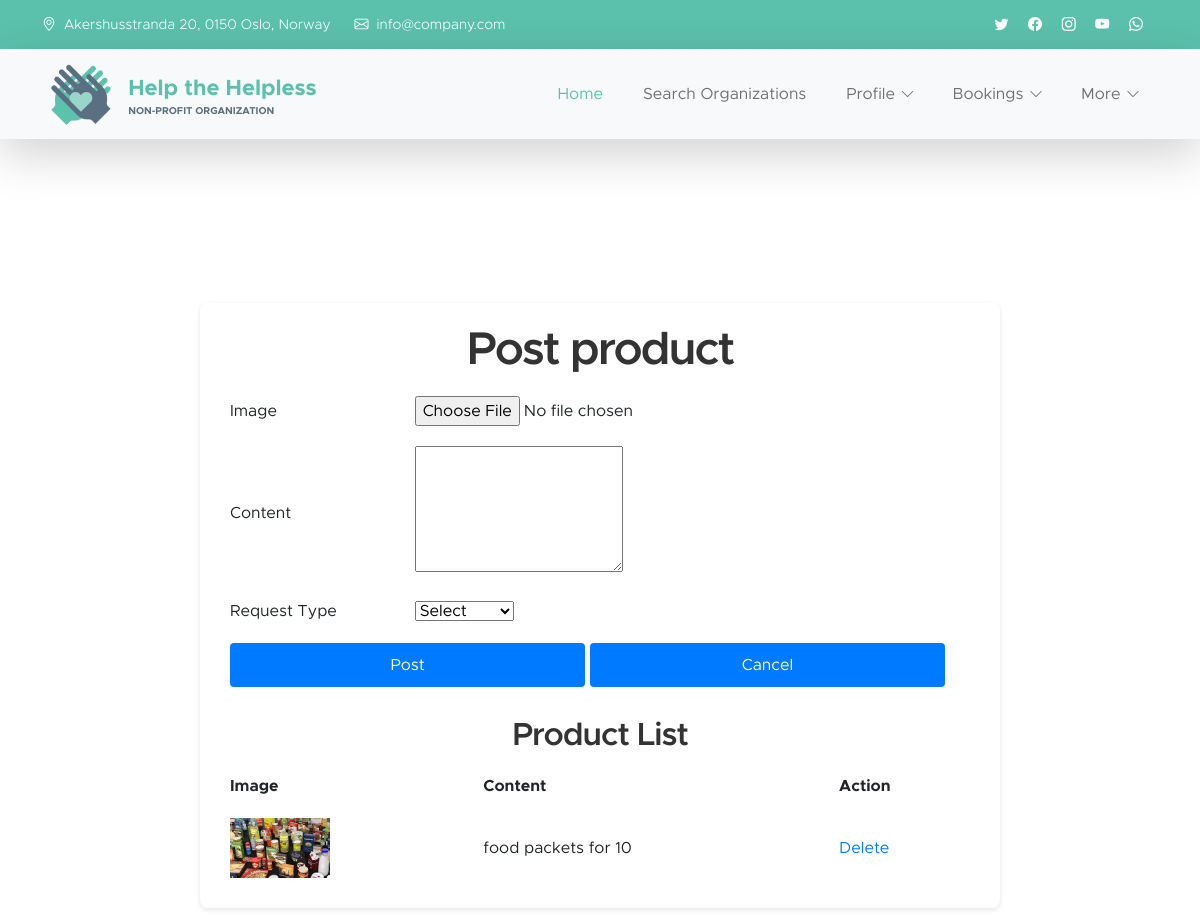
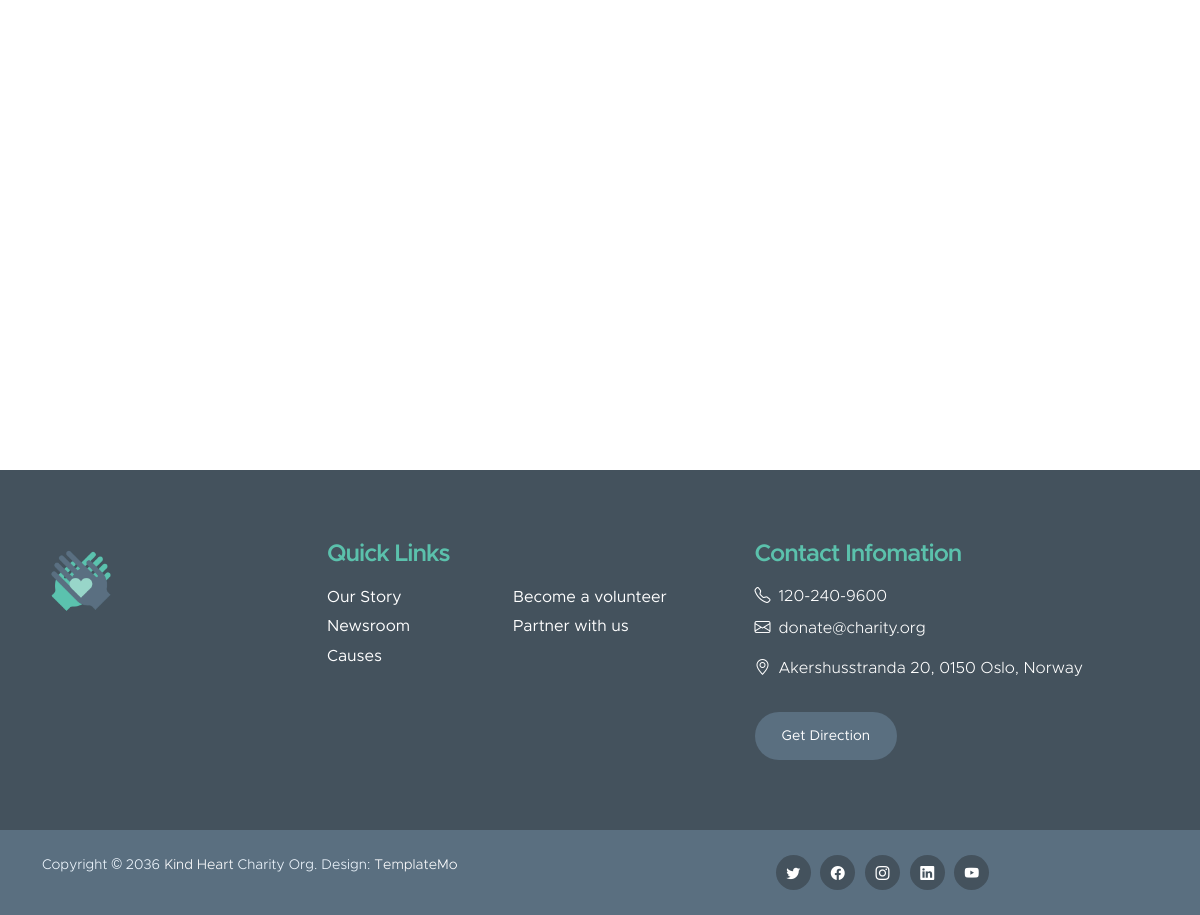
/Helpers/postproduct/ (signed in), run on the app's committed database (2 pictures, top to bottom).
### Helpers/models.py (models this page shows)
class tbl_post(models.Model):
    post_image=models.FileField(upload_to="Post/")
    post_content=models.CharField(max_length=50)
    post_request=models.ForeignKey(tbl_request,on_delete=models.CASCADE)
    helpers=models.ForeignKey(tbl_helper,on_delete=models.CASCADE)

### Helpers/views.py (the view)
# urls.py: path('postproduct/',views.postproduct,name="PostProduct"),
def postproduct(request):
    request_data=tbl_request.objects.all()
    post=tbl_post.objects.all()
    hdata=tbl_helper.objects.get(id=request.session['hid'])
    if request.method=="POST":
        image=request.FILES.get("post_image")
        content=request.POST.get("post_content")
        rqst=tbl_request.objects.get(id=request.POST.get('post_request'))
        tbl_post.objects.create(post_image=image,post_content=content,post_request=rqst,helpers=hdata)
        return render(request,'Helpers/Post.html',{'rqst':request_data,'post': post,'post': post})
    else:
        return render(request,'Helpers/Post.html',{'rqst':request_data,'post': post,'post': post})

### Helpers/Templates/Helpers/Post.html (shortened to what this page needs)
{% extends 'Helpers/header.html' %}
{% load static %}
{% block content %}
<!DOCTYPE html>
<html lang="en">
<head>
</head>
<body>
    <div class="container" style="max-width: 800px; margin: 20px auto; background-color: #fff; border-radius: 8px; box-shadow: 0 2px 5px rgba(0, 0, 0, 0.1); padding: 20px;">
        <h2 style="text-align: center; color: #333;">Post product</h2>
        <form action="" method="post" enctype="multipart/form-data">
            <table style="width: 100%;">
                <tr>
                    <td style="padding: 10px;">Image</td>
                    <td style="padding: 10px;"><input type="file" name="post_image" id="post_image"></td>
                </tr>
                <tr>
                    <td style="padding: 10px;">Content</td>
                    <td style="padding: 10px;"><textarea name="post_content" id="post_content" rows="5"></textarea></td>
                </tr>
                <tr>
                    <td style="padding: 10px;">Request Type</td>
                    <td style="padding: 10px;">
                        <select name="post_request" id="post_request">
                            <option value="">Select</option>
                        </select>
                    </td>
                </tr>
                <tr>
                    <td colspan="2" style="padding: 10px;">
                        <input type="submit" value="Post" style="width: 48%; padding: 10px; border: none; border-radius: 4px; background-color: #007bff; color: #fff; cursor: pointer; transition: background-color 0.3s ease;">
                        <input type="reset" value="Cancel" style="width: 48%; padding: 10px; border: none; border-radius: 4px; background-color: #007bff; color: #fff; cursor: pointer; transition: background-color 0.3s ease;">
                    </td>
                </tr>
            </table>
        </form>
        <div class="product-list" style="margin-top: 20px;">
            <h3 style="text-align: center; color: #333;">Product List</h3>
            <table style="width: 100%;">
                <tr>
                    <th style="padding: 10px;">Image</th>
                    <th style="padding: 10px;">Content</th>
                    <th style="padding: 10px;">Action</th>
                </tr>
                {% for i in post %}
                <tr>
                    <td style="padding: 10px;"><img src="{{ i.post_image.url }}" alt="" style="max-width: 100px; height: auto;"></td>
                    <td style="padding: 10px;">{{i.post_content}}</td>
                    <td style="padding: 10px;"><a href="{% url 'Helpers:deleteproduct' i.id %}" style="color: #007bff; text-decoration: none;">Delete</a></td>
                </tr>
                {% endfor %}
            </table>
        </div>
    </div>
</body>
</html>
{% endblock content %}

### Guest/static/Main/css/templatemo-kind-heart-charity.css (style rules this page uses)
:root { --white-color: #ffffff; --primary-color: #5bc1ac; --secondary-color: #5a6f80; --section-bg-color: #f0f8ff; --site-footer-bg-color: #44525d; --custom-btn-bg-color: #597081; --custom-btn-bg-hover-color: #5bc1ac; --dark-color: #000000; --p-color: #717275; --border-color: #e9eaeb; --body-font-family: 'Metropolis', sans-serif; --h1-font-size: 52px; --h2-font-size: 46px; --h3-font-size: 32px; --h4-font-size: 28px; --h5-font-size: 24px; --h6-font-size: 22px; --p-font-size: 16px; --btn-font-size: 18px; --copyright-font-size: 14px; --border-radius-large: 100px; --border-radius-medium: 20px; --border-radius-small: 10px; --font-weight-light: 300; --font-weight-normal: 400; --font-weight-semibold: 600; --font-weight-bold: 700; }
body { background-color: var(--white-color); font-family: var(--body-font-family); }
h2, h3, h4, h5, h6 { color: var(--dark-color); }
h1, h2, h3, h4, h5, h6 { font-weight: var(--font-weight-semibold); letter-spacing: -1px; }
h2 { color: var(--secondary-color); font-size: var(--h2-font-size); letter-spacing: -2px; }
h3 { font-size: var(--h3-font-size); }
a, button { touch-action: manipulation; transition: all 0.3s; }
a { color: var(--p-color); text-decoration: none; }

### data on the page
tbl_post: post_image (picture), post_content "food packets for 10"
